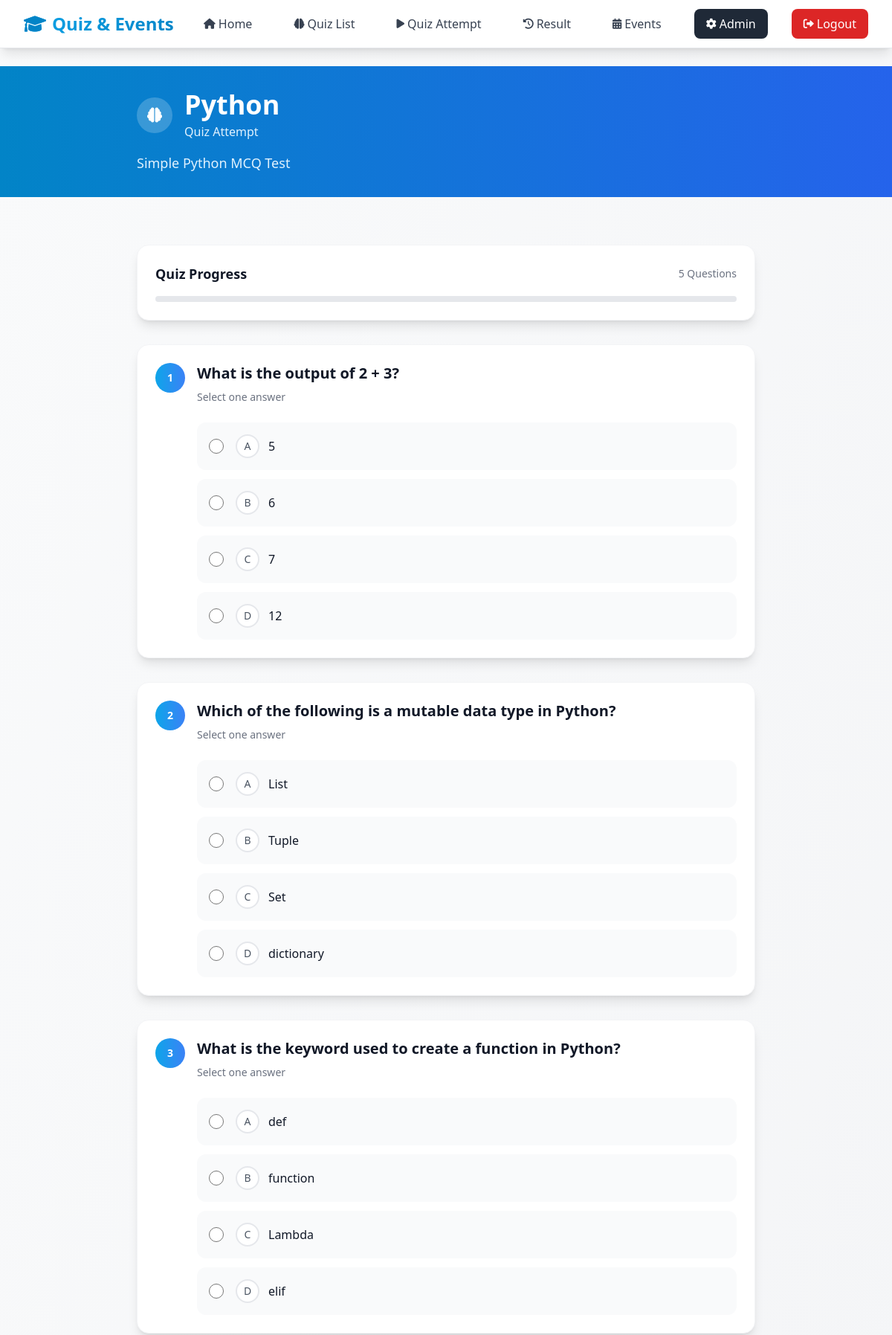
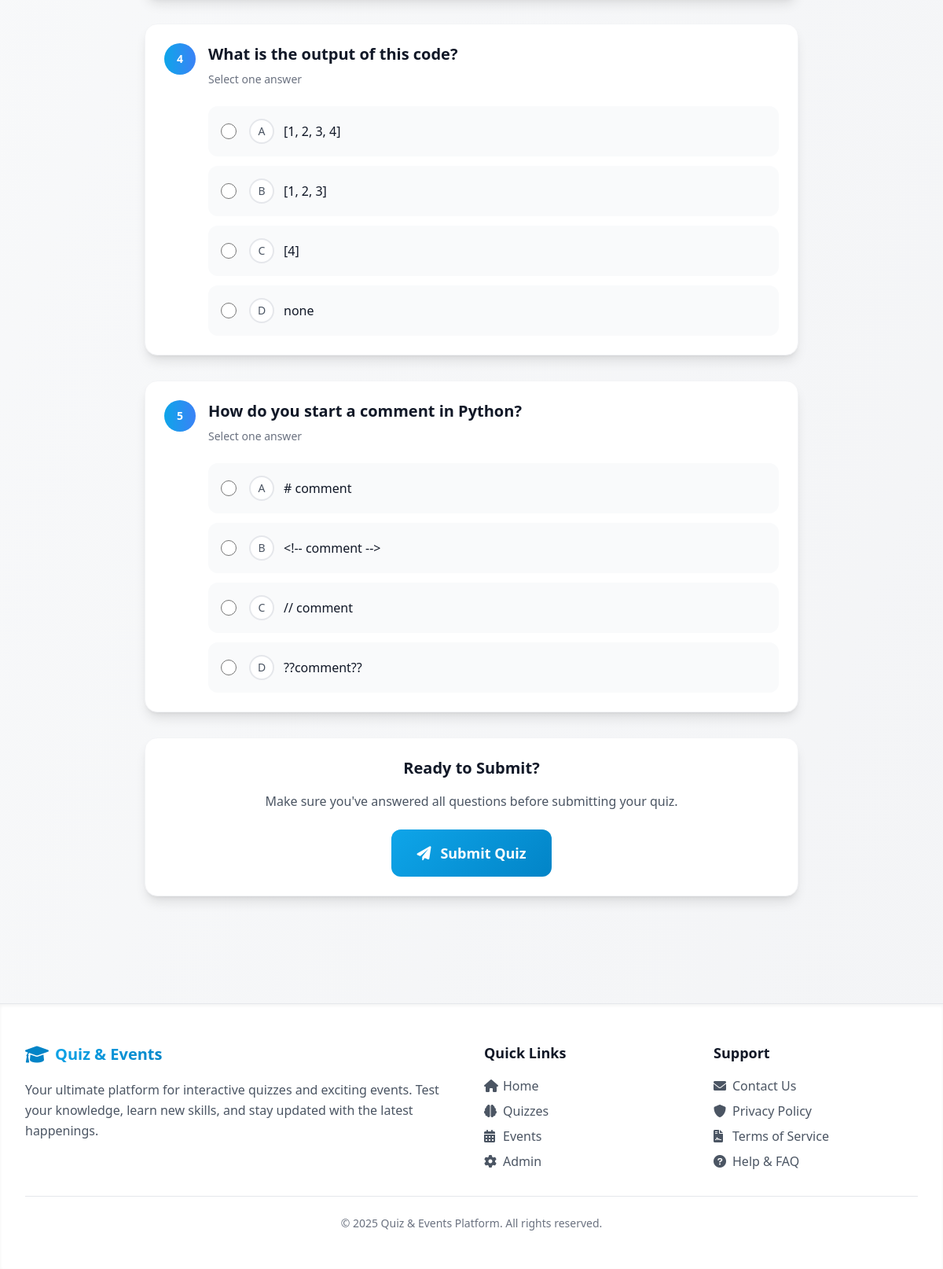
/quizzes/1/start/ (signed in), run on the app's committed database (2 pictures, top to bottom).
### quiz_events_app/models.py (models this page shows, shortened)
class Quiz(models.Model):
    CATEGORY_CHOICES = [
        ('python', 'Python'),
        ('java', 'Java'),
        ('javascript', 'JavaScript'),
        ('cpp', 'C++'),
        ('csharp', 'C#'),
        ('php', 'PHP'),
        ('ruby', 'Ruby'),
        ('go', 'Go'),
        ('rust', 'Rust'),
        ('swift', 'Swift'),
        ('kotlin', 'Kotlin'),
        ('general', 'General'),
    ]
    title = models.CharField(max_length=255)
    description = models.TextField()
    category = models.CharField(max_length=20, choices=CATEGORY_CHOICES, default='general')
    created_at = models.DateTimeField(auto_now_add=True)
    updated_at = models.DateTimeField(auto_now=True)

class Question(models.Model):
    QUESTION_TYPES = (
        ('single', 'Single Choice'),
        ('multiple', 'Multiple Choice'),
    )
    quiz = models.ForeignKey(Quiz, on_delete=models.CASCADE, related_name='questions')
    text = models.TextField()
    question_type = models.CharField(max_length=20, choices=QUESTION_TYPES)
    created_at = models.DateTimeField(auto_now_add=True)

class Answer(models.Model):
    question = models.ForeignKey(Question, on_delete=models.CASCADE, related_name='answers')
    text = models.CharField(max_length=255)
    is_correct = models.BooleanField(default=False)

### quiz_events_app/views.py (the view, shortened to what this page needs)
# urls.py: path('quizzes/<int:quiz_id>/start/', views.quiz_attempt, name='quiz_attempt'),
@login_required
@require_http_methods(["GET", "POST"])
def quiz_attempt(request, quiz_id):
    quiz = get_object_or_404(Quiz, id=quiz_id)
    questions = quiz.questions.prefetch_related('answers').all()
    if request.method == 'GET':
        return render(request, 'quiz_events_app/quiz_attempt.html', {
            'quiz': quiz,
            'questions': questions
        })

### quiz_events_app/templates/quiz_events_app/quiz_attempt.html (shortened to what this page needs)
{% extends 'quiz_events_app/base.html' %}
{% block content %}
<div class="bg-gradient-to-r from-sky-600 to-blue-600 text-white py-8">
  <div class="max-w-4xl mx-auto px-4 sm:px-6 lg:px-8">
    <div class="flex items-center mb-4">
      <div class="w-12 h-12 bg-white/20 rounded-full flex items-center justify-center mr-4">
        <i class="fas fa-brain text-white text-xl"></i>
      </div>
      <div>
        <h1 class="text-3xl md:text-4xl font-bold">{{ quiz.title }}</h1>
        <p class="text-sky-100 mt-1">Quiz Attempt</p>
      </div>
    </div>
    <p class="text-lg text-sky-100 max-w-2xl">{{ quiz.description }}</p>
  </div>
</div>
<div class="max-w-4xl mx-auto px-4 sm:px-6 lg:px-8 py-8">
  <form method="POST" class="space-y-8">
    <div class="bg-white rounded-2xl shadow-lg p-6 border border-gray-100">
      <div class="flex items-center justify-between mb-4">
        <h3 class="text-lg font-semibold text-gray-900">Quiz Progress</h3>
        <span class="text-sm text-gray-500">{{ questions|length }} Question{{ questions|length|pluralize }}</span>
      </div>
      <div class="w-full bg-gray-200 rounded-full h-2">
      </div>
    </div>
    {% for question in questions %}
      <div class="bg-white rounded-2xl shadow-lg p-6 border border-gray-100 question-card" data-question="{{ forloop.counter }}">
        <div class="flex items-start mb-6">
          <div class="w-10 h-10 bg-gradient-to-r from-sky-500 to-blue-500 rounded-full flex items-center justify-center mr-4 flex-shrink-0">
            <span class="text-white font-bold text-sm">{{ forloop.counter }}</span>
          </div>
          <div class="flex-1">
            <h3 class="text-xl font-semibold text-gray-900 mb-2">{{ question.text }}</h3>
            <p class="text-sm text-gray-500">Select one answer</p>
          </div>
        </div>
        <div class="space-y-3 ml-14">
          {% for answer in question.answers.all %}
            <label class="flex items-center p-4 bg-gray-50 rounded-xl cursor-pointer hover:bg-sky-50 transition duration-200 answer-option">
              <input type="radio" name="question_{{ question.id }}" value="{{ answer.id }}" class="mr-4 h-5 w-5 text-sky-600 focus:ring-sky-500 border-gray-300">
              <div class="flex items-center">
                <div class="w-8 h-8 bg-white rounded-full flex items-center justify-center mr-3 border-2 border-gray-200">
                  <span class="text-sm font-medium text-gray-600">
                    {% if forloop.counter == 1 %}A{% elif forloop.counter == 2 %}B{% elif forloop.counter == 3 %}C{% elif forloop.counter == 4 %}D{% elif forloop.counter == 5 %}E{% else %}{{ forloop.counter }}{% endif %}
                  </span>
                </div>
                <span class="text-gray-900 font-medium">{{ answer.text }}</span>
              </div>
            </label>
          {% empty %}
            <div class="text-center py-8">
              <i class="fas fa-exclamation-triangle text-4xl text-gray-300 mb-2"></i>
              <p class="text-gray-500">No answers available for this question.</p>
            </div>
          {% endfor %}
        </div>
      </div>
    {% endfor %}
    <div class="bg-white rounded-2xl shadow-lg p-6 border border-gray-100">
      <div class="text-center">
        <h3 class="text-xl font-semibold text-gray-900 mb-4">Ready to Submit?</h3>
        <p class="text-gray-600 mb-6">Make sure you've answered all questions before submitting your quiz.</p>
        <button type="submit" class="inline-flex items-center px-8 py-4 btn-primary text-white font-semibold rounded-xl hover:shadow-lg transition duration-300 text-lg">
          <i class="fas fa-paper-plane mr-3"></i>
          Submit Quiz
        </button>
      </div>
    </div>
  </form>
</div>
{% endblock %}

### quiz_events_app/templates/quiz_events_app/base.html (style rules this page uses)
.btn-primary { background: linear-gradient(135deg, #0ea5e9 0%, #0284c7 100%); }

### data on the page
Quiz: title "Python", description "Simple Python MCQ Test"
Question: text "What is the output of 2 + 3?"
Answer: shows "A", text "5"
Answer: shows "B", text "6"
Answer: shows "C", text "7"
Answer: shows "D", text "12"
Question: text "Which of the following is a mutable data type in Python?"
Answer: shows "A", text "List"
Answer: shows "B", text "Tuple"
Answer: shows "C", text "Set"
Answer: shows "D", text "dictionary"
Question: text "What is the keyword used to create a function in Python?"
Answer: shows "A", text "def"
Answer: shows "B", text "function"
Answer: shows "C", text "Lambda"
Answer: shows "D", text "elif"
Question: text "What is the output of this code?"
Answer: shows "A", text "[1, 2, 3, 4]"
Answer: shows "B", text "[1, 2, 3]"
Answer: shows "C", text "[4]"
Answer: shows "D", text "none"
Question: text "How do you start a comment in Python?"
Answer: shows "A", text "# comment"
Answer: shows "B", text "<!-- comment -->"
Answer: shows "C", text "// comment"
Answer: shows "D", text "??comment??"

### other printed values
{{ questions|length }} "5"
